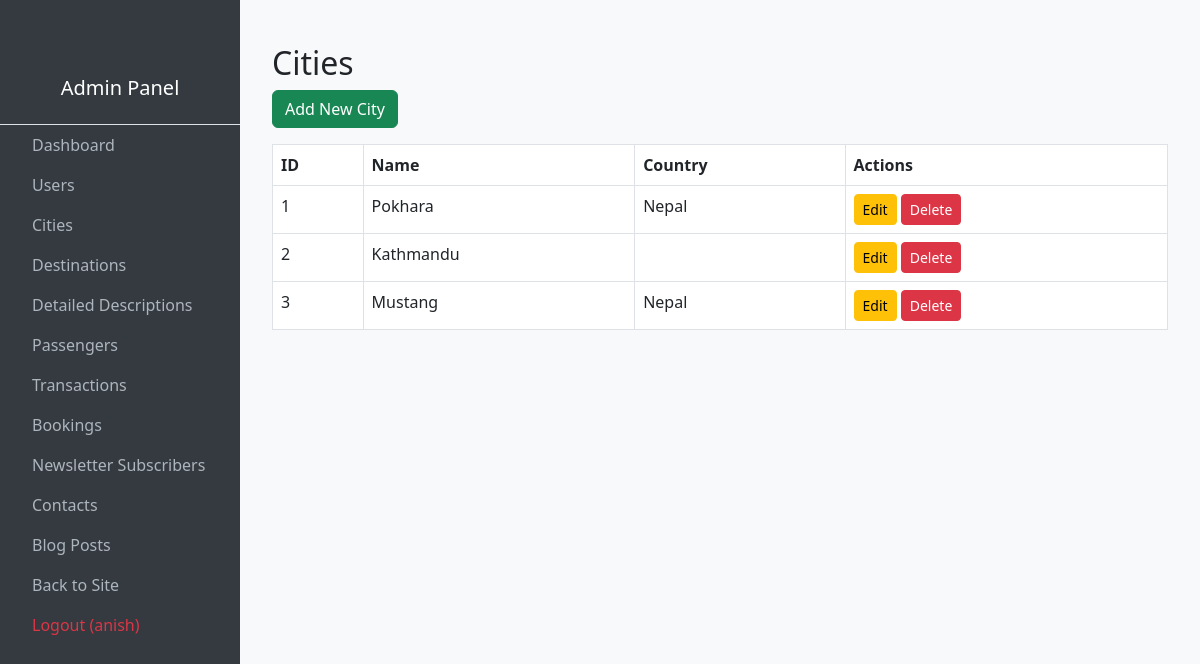
Page /admin-panel/cities/ (signed in) on the earlier database version.
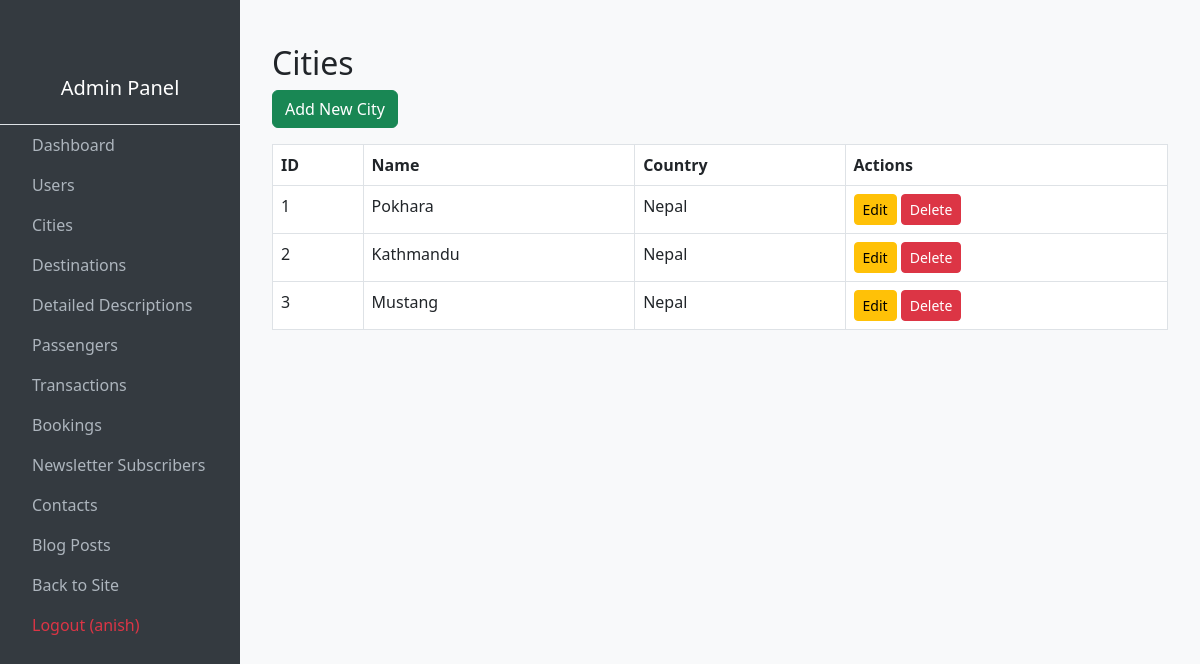
Same page on the later database version.
### yatra/models.py (models this page shows, shortened)
class City(models.Model):
    name = models.CharField(max_length=50, unique=True)
    image = models.ImageField(upload_to='city_images/')
    description = models.TextField(blank=True)
    country = models.CharField(max_length=50, blank=True)
    slug = models.SlugField(unique=True, blank=True)

### adminpanel/views.py (the view)
# urls.py: path('cities/', views.city_list, name='admin_city_list'),
@staff_member_required
def city_list(request):
    cities = City.objects.all()
    return render(request, 'adminpanel/city_list.html', {'cities': cities})

### Templates/adminpanel/city_list.html
{% extends "base.html" %}
{% block content %}
<div class="container mt-4">
    <h2>Cities</h2>
    <a href="{% url 'admin_city_create' %}" class="btn btn-success mb-3">Add New City</a>
    <table class="table table-bordered table-hover">
        <thead>
            <tr><th>ID</th><th>Name</th><th>Country</th><th>Actions</th></tr>
        </thead>
        <tbody>
            {% for city in cities %}
            <tr>
                <td>{{ city.id }}</td>
                <td>{{ city.name }}</td>
                <td>{{ city.country }}</td>
                <td>
                    <a href="{% url 'admin_city_edit' city.id %}" class="btn btn-warning btn-sm">Edit</a>
                    <a href="{% url 'admin_city_delete' city.id %}" class="btn btn-danger btn-sm">Delete</a>
                </td>
            </tr>
            {% empty %}
            <tr><td colspan="4">No cities found.</td></tr>
            {% endfor %}
        </tbody>
    </table>
</div>
{% endblock %}

Differences in the rows shown:
changed City "Kathmandu": country (not shown) → "Nepal"
